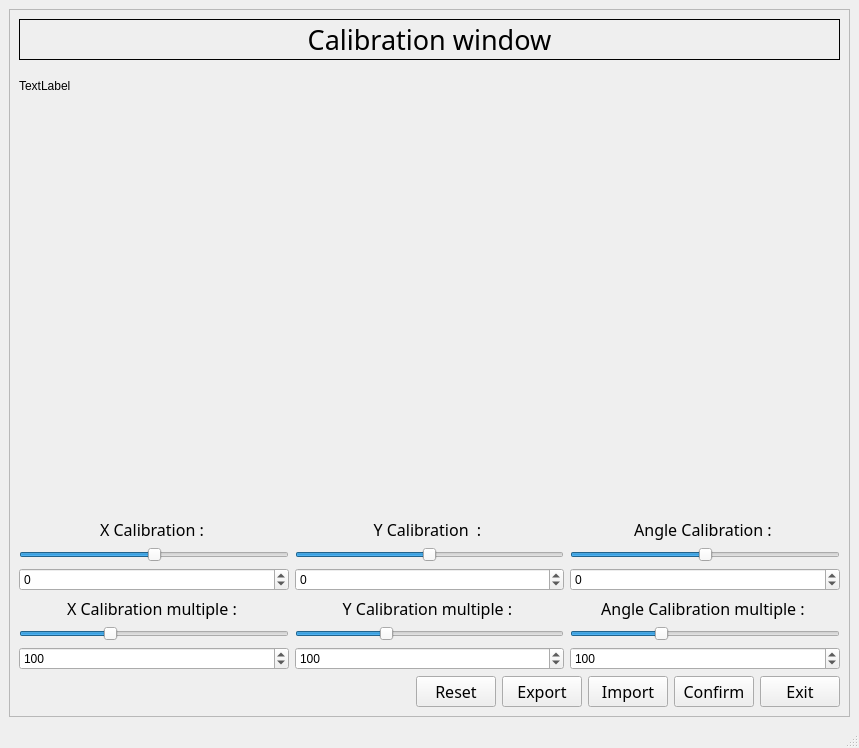
<?xml version="1.0" encoding="UTF-8"?>
<ui version="4.0">
 <class>MainWindow</class>
 <widget class="QMainWindow" name="MainWindow">
  <property name="geometry">
   <rect>
    <x>0</x>
    <y>0</y>
    <width>859</width>
    <height>748</height>
   </rect>
  </property>
  <property name="windowTitle">
   <string>MainWindow</string>
  </property>
  <widget class="QWidget" name="centralwidget">
   <layout class="QVBoxLayout" name="verticalLayout">
    <item>
     <widget class="QScrollArea" name="scrollArea">
      <property name="widgetResizable">
       <bool>true</bool>
      </property>
      <widget class="QWidget" name="scrollAreaWidgetContents">
       <property name="geometry">
        <rect>
         <x>0</x>
         <y>0</y>
         <width>814</width>
         <height>718</height>
        </rect>
       </property>
       <layout class="QVBoxLayout" name="verticalLayout_4">
        <item>
         <widget class="QLabel" name="label">
          <property name="font">
           <font>
            <family>3ds</family>
            <pointsize>20</pointsize>
           </font>
          </property>
          <property name="frameShape">
           <enum>QFrame::Box</enum>
          </property>
          <property name="frameShadow">
           <enum>QFrame::Plain</enum>
          </property>
          <property name="text">
           <string>Calibration window</string>
          </property>
          <property name="alignment">
           <set>Qt::AlignCenter</set>
          </property>
         </widget>
        </item>
        <item>
         <widget class="QLabel" name="VisionData_label">
          <property name="text">
           <string>TextLabel</string>
          </property>
         </widget>
        </item>
        <item>
         <widget class="QWidget" name="Calibration" native="true">
          <property name="minimumSize">
           <size>
            <width>500</width>
            <height>400</height>
           </size>
          </property>
          <layout class="QVBoxLayout" name="verticalLayout_10">
           <item>
            <layout class="QVBoxLayout" name="verticalLayout_9"/>
           </item>
          </layout>
         </widget>
        </item>
        <item>
         <layout class="QHBoxLayout" name="horizontalLayout_3">
          <item>
           <layout class="QVBoxLayout" name="verticalLayout_8">
            <item>
             <widget class="QLabel" name="XCalibration_constant_label">
              <property name="font">
               <font>
                <family>Bahnschrift Light</family>
                <pointsize>12</pointsize>
               </font>
              </property>
              <property name="text">
               <string>X Calibration : </string>
              </property>
              <property name="alignment">
               <set>Qt::AlignCenter</set>
              </property>
             </widget>
            </item>
            <item>
             <widget class="QSlider" name="XCalibration_constant_slider">
              <property name="minimum">
               <number>-100</number>
              </property>
              <property name="maximum">
               <number>100</number>
              </property>
              <property name="singleStep">
               <number>1</number>
              </property>
              <property name="value">
               <number>0</number>
              </property>
              <property name="orientation">
               <enum>Qt::Horizontal</enum>
              </property>
             </widget>
            </item>
            <item>
             <widget class="QSpinBox" name="XCalibration_constant_spinBox">
              <property name="minimum">
               <number>-100</number>
              </property>
              <property name="maximum">
               <number>100</number>
              </property>
             </widget>
            </item>
           </layout>
          </item>
          <item>
           <layout class="QVBoxLayout" name="verticalLayout_7">
            <item>
             <widget class="QLabel" name="YCalibration_constant_label">
              <property name="font">
               <font>
                <family>Bahnschrift Light</family>
                <pointsize>12</pointsize>
               </font>
              </property>
              <property name="text">
               <string>Y Calibration  : </string>
              </property>
              <property name="alignment">
               <set>Qt::AlignCenter</set>
              </property>
             </widget>
            </item>
            <item>
             <widget class="QSlider" name="YCalibration_constant_slider">
              <property name="styleSheet">
               <string notr="true">border-color: rgb(0, 0, 0);</string>
              </property>
              <property name="minimum">
               <number>-100</number>
              </property>
              <property name="maximum">
               <number>100</number>
              </property>
              <property name="value">
               <number>0</number>
              </property>
              <property name="orientation">
               <enum>Qt::Horizontal</enum>
              </property>
              <property name="invertedAppearance">
               <bool>false</bool>
              </property>
             </widget>
            </item>
            <item>
             <widget class="QSpinBox" name="YCalibration_constant_spinBox">
              <property name="minimum">
               <number>-100</number>
              </property>
              <property name="maximum">
               <number>100</number>
              </property>
             </widget>
            </item>
           </layout>
          </item>
          <item>
           <layout class="QVBoxLayout" name="verticalLayout_6">
            <item>
             <widget class="QLabel" name="AngleCalibration_constant_label">
              <property name="font">
               <font>
                <family>Bahnschrift Light</family>
                <pointsize>12</pointsize>
               </font>
              </property>
              <property name="text">
               <string>Angle Calibration : </string>
              </property>
              <property name="alignment">
               <set>Qt::AlignCenter</set>
              </property>
             </widget>
            </item>
            <item>
             <widget class="QSlider" name="AngleCalibration_constant_slider">
              <property name="minimum">
               <number>-30</number>
              </property>
              <property name="maximum">
               <number>30</number>
              </property>
              <property name="value">
               <number>0</number>
              </property>
              <property name="orientation">
               <enum>Qt::Horizontal</enum>
              </property>
             </widget>
            </item>
            <item>
             <widget class="QSpinBox" name="AngleCalibration_constant_spinBox">
              <property name="minimum">
               <number>-30</number>
              </property>
              <property name="maximum">
               <number>30</number>
              </property>
             </widget>
            </item>
           </layout>
          </item>
         </layout>
        </item>
        <item>
         <layout class="QHBoxLayout" name="horizontalLayout_2">
          <item>
           <layout class="QVBoxLayout" name="verticalLayout_2">
            <item>
             <widget class="QLabel" name="XCalibration_label">
              <property name="font">
               <font>
                <family>Bahnschrift Light</family>
                <pointsize>12</pointsize>
               </font>
              </property>
              <property name="text">
               <string>X Calibration multiple : </string>
              </property>
              <property name="alignment">
               <set>Qt::AlignCenter</set>
              </property>
             </widget>
            </item>
            <item>
             <widget class="QSlider" name="XCalibration_slider">
              <property name="minimum">
               <number>1</number>
              </property>
              <property name="maximum">
               <number>300</number>
              </property>
              <property name="singleStep">
               <number>1</number>
              </property>
              <property name="value">
               <number>100</number>
              </property>
              <property name="orientation">
               <enum>Qt::Horizontal</enum>
              </property>
             </widget>
            </item>
            <item>
             <widget class="QSpinBox" name="XCalibration_spinBox">
              <property name="minimum">
               <number>1</number>
              </property>
              <property name="maximum">
               <number>300</number>
              </property>
              <property name="value">
               <number>100</number>
              </property>
             </widget>
            </item>
           </layout>
          </item>
          <item>
           <layout class="QVBoxLayout" name="verticalLayout_3">
            <item>
             <widget class="QLabel" name="YCalibration_label">
              <property name="font">
               <font>
                <family>Bahnschrift Light</family>
                <pointsize>12</pointsize>
               </font>
              </property>
              <property name="text">
               <string>Y Calibration multiple : </string>
              </property>
              <property name="alignment">
               <set>Qt::AlignCenter</set>
              </property>
             </widget>
            </item>
            <item>
             <widget class="QSlider" name="YCalibration_slider">
              <property name="styleSheet">
               <string notr="true">border-color: rgb(0, 0, 0);</string>
              </property>
              <property name="minimum">
               <number>1</number>
              </property>
              <property name="maximum">
               <number>300</number>
              </property>
              <property name="value">
               <number>100</number>
              </property>
              <property name="orientation">
               <enum>Qt::Horizontal</enum>
              </property>
              <property name="invertedAppearance">
               <bool>false</bool>
              </property>
             </widget>
            </item>
            <item>
             <widget class="QSpinBox" name="YCalibration_spinBox">
              <property name="minimum">
               <number>1</number>
              </property>
              <property name="maximum">
               <number>300</number>
              </property>
              <property name="value">
               <number>100</number>
              </property>
             </widget>
            </item>
           </layout>
          </item>
          <item>
           <layout class="QVBoxLayout" name="verticalLayout_5">
            <item>
             <widget class="QLabel" name="AngleCalibration_label">
              <property name="font">
               <font>
                <family>Bahnschrift Light</family>
                <pointsize>12</pointsize>
               </font>
              </property>
              <property name="text">
               <string>Angle Calibration multiple : </string>
              </property>
              <property name="alignment">
               <set>Qt::AlignCenter</set>
              </property>
             </widget>
            </item>
            <item>
             <widget class="QSlider" name="AngleCalibration_slider">
              <property name="minimum">
               <number>1</number>
              </property>
              <property name="maximum">
               <number>300</number>
              </property>
              <property name="value">
               <number>100</number>
              </property>
              <property name="orientation">
               <enum>Qt::Horizontal</enum>
              </property>
             </widget>
            </item>
            <item>
             <widget class="QSpinBox" name="AngleCalibration_spinBox">
              <property name="minimum">
               <number>1</number>
              </property>
              <property name="maximum">
               <number>300</number>
              </property>
              <property name="value">
               <number>100</number>
              </property>
             </widget>
            </item>
           </layout>
          </item>
         </layout>
        </item>
        <item>
         <layout class="QHBoxLayout" name="horizontalLayout">
          <item>
           <spacer name="horizontalSpacer">
            <property name="orientation">
             <enum>Qt::Horizontal</enum>
            </property>
            <property name="sizeHint" stdset="0">
             <size>
              <width>40</width>
              <height>20</height>
             </size>
            </property>
           </spacer>
          </item>
          <item>
           <widget class="QPushButton" name="ResetBtn">
            <property name="font">
             <font>
              <family>3ds</family>
              <pointsize>12</pointsize>
             </font>
            </property>
            <property name="text">
             <string>Reset</string>
            </property>
           </widget>
          </item>
          <item>
           <widget class="QPushButton" name="ExportBtn">
            <property name="font">
             <font>
              <family>3ds</family>
              <pointsize>12</pointsize>
             </font>
            </property>
            <property name="text">
             <string>Export</string>
            </property>
           </widget>
          </item>
          <item>
           <widget class="QPushButton" name="ImportBtn">
            <property name="font">
             <font>
              <family>3ds</family>
              <pointsize>12</pointsize>
             </font>
            </property>
            <property name="text">
             <string>Import</string>
            </property>
           </widget>
          </item>
          <item>
           <widget class="QPushButton" name="ConfirmBtn">
            <property name="font">
             <font>
              <family>3ds</family>
              <pointsize>12</pointsize>
             </font>
            </property>
            <property name="text">
             <string>Confirm</string>
            </property>
           </widget>
          </item>
          <item>
           <widget class="QPushButton" name="ExitBtn">
            <property name="font">
             <font>
              <family>3ds</family>
              <pointsize>12</pointsize>
             </font>
            </property>
            <property name="text">
             <string>Exit</string>
            </property>
           </widget>
          </item>
         </layout>
        </item>
       </layout>
      </widget>
     </widget>
    </item>
   </layout>
  </widget>
  <widget class="QMenuBar" name="menubar">
   <property name="geometry">
    <rect>
     <x>0</x>
     <y>0</y>
     <width>859</width>
     <height>25</height>
    </rect>
   </property>
  </widget>
  <widget class="QStatusBar" name="statusbar"/>
 </widget>
 <resources/>
 <connections/>
</ui>
